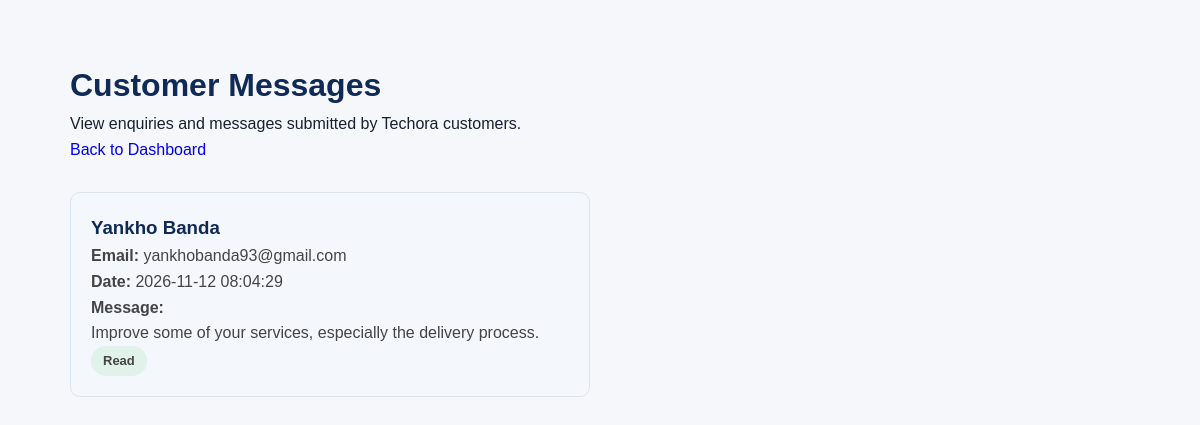
/admin/contact_messages.php (signed in), run on the app's committed database.
### tables this page shows
CREATE TABLE `contact_messages` (
  `id` int(11) NOT NULL,
  `name` varchar(100) NOT NULL,
  `email` varchar(150) NOT NULL,
  `message` text NOT NULL,
  `created_at` timestamp NOT NULL DEFAULT current_timestamp(),
  `is_read` tinyint(1) NOT NULL DEFAULT 0
);

### admin/contact_messages.php (the view, shortened to what this page needs)
<?php
require_once __DIR__ . "/../config/db.php";
$sql = "SELECT id, name, email, message, created_at, is_read
        FROM contact_messages
        ORDER BY created_at DESC";
$result = mysqli_query($conn, $sql);
?>
<!DOCTYPE html>
<html lang="en">
<head>
    <link rel="stylesheet" href="../assets/css/style.css">
</head>
<body>
    <div class="admin-container">
        <h1>Customer Messages</h1>
        <p>View enquiries and messages submitted by Techora customers.</p>
        <a href="dashboard.php">Back to Dashboard</a>
        <div class="messages-list">
            <?php if (mysqli_num_rows($result) > 0): ?>
                <?php while ($message = mysqli_fetch_assoc($result)): ?>
                    <div class="message-card">
                        <h3>
                            <?php echo htmlspecialchars($message['name']); ?>
                        </h3>
                        <p>
                            <strong>Email:</strong>
                            <?php echo htmlspecialchars($message['email']); ?>
                        </p>
                        <p>
                            <strong>Date:</strong>
                            <?php echo htmlspecialchars($message['created_at']); ?>
                        </p>
                        <p>
                            <strong>Message:</strong>
                        </p>
                        <p>
                            <?php echo nl2br(htmlspecialchars($message['message'])); ?>
                        </p>
                        <?php if ($message['is_read'] == 0): ?>
    <p class="unread-status">Unread</p>
    <form method="POST" action="contact_messages.php">
        <input
            type="hidden"
            name="mark_read_id"
            value="<?php echo (int) $message['id']; ?>"
        >
        <button type="submit" class="mark-read-btn">
            Mark as Read
        </button>
    </form>
<?php else: ?>
    <p class="read-status">Read</p>
<?php endif; ?>
                    </div>
                <?php endwhile; ?>
            <?php else: ?>
                <p>No customer messages have been received yet.</p>
            <?php endif; ?>
        </div>
    </div>
</body>
</html>

### assets/css/style.css (style rules this page uses)
* { margin: 0; padding: 0; box-sizing: border-box; }
body { font-family: Arial, sans-serif; background-color: #f5f7fb; color: #172033; line-height: 1.6; }
a { text-decoration: none; }
.admin-container { max-width: 1100px; margin: 40px auto; padding: 20px; }
.admin-container h1 { color: #102a56; }
.messages-list { margin-top: 30px; display: grid; grid-template-columns: repeat(2, 1fr); gap: 20px; }
.message-card { background-color: #f4f7fb; border: 1px solid #dce4ee; border-radius: 10px; padding: 20px; }
.message-card h3 { color: #102a56; margin-top: 0; }
.message-card p { color: #444; line-height: 1.6; overflow-wrap: anywhere; }
.read-status { display: inline-block; padding: 5px 12px; background-color: #e0f2e9; color: #166534; border-radius: 15px; font-weight: bold; font-size: 13px; }

### data on the page
contact_messages: name "Yankho Banda", email "yankhobanda93@gmail.com", created_at "2026-11-12 08:04:29", message "Improve some of your services, especially the delivery process.", is_read "Read"
